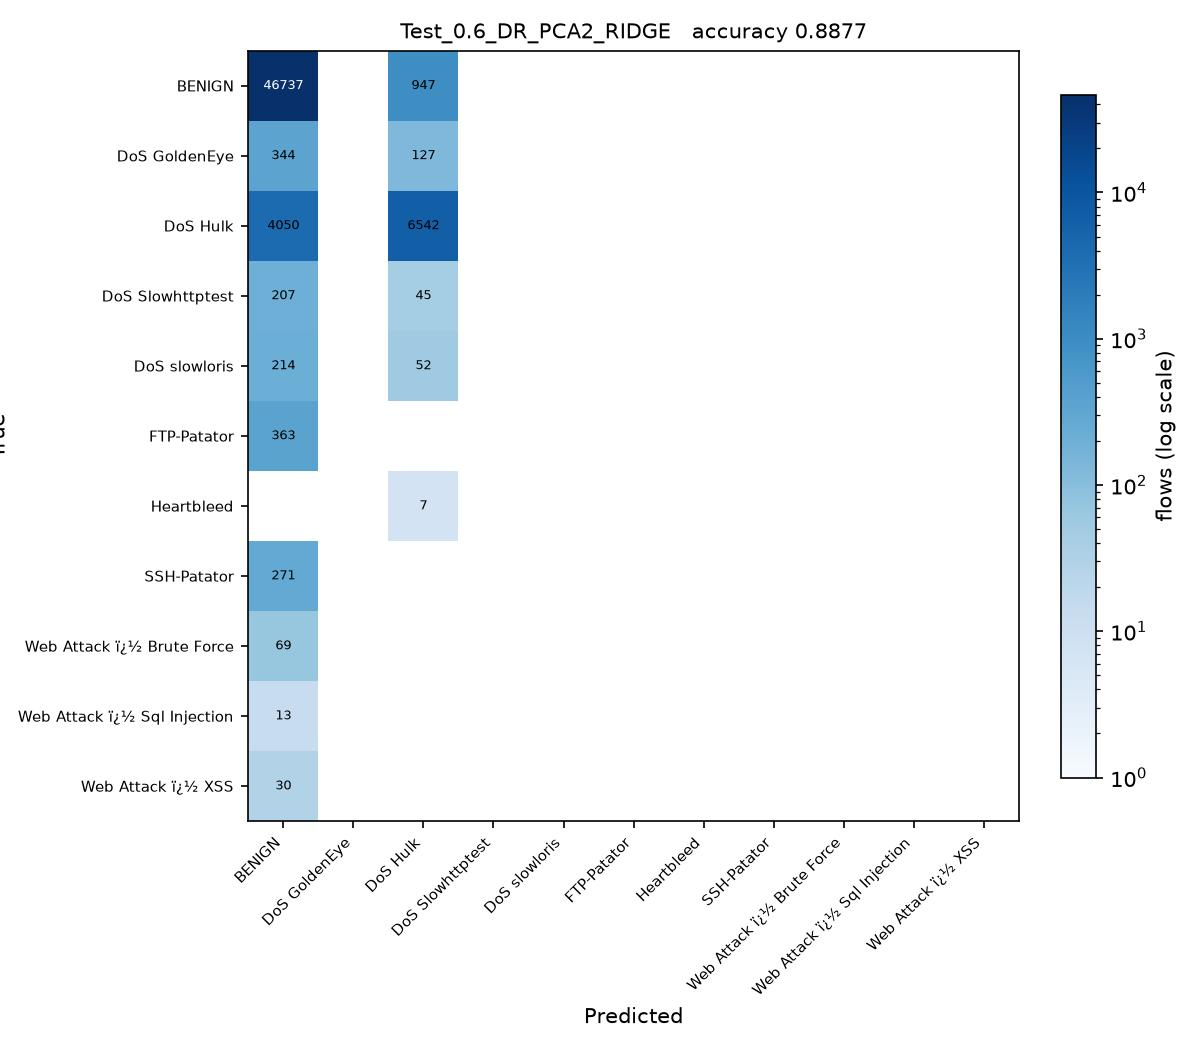

Generate this figure with Python:
# Test_0.6_DR_PCA2_RIDGE.py
#
# Test size 0.6  |  PCA, 2 components  |  Ridge Regression -> RidgeClassifier (sheet #3)
#
# This is SGDC_60_40.py with the changes marked CHANGE below and nothing else.
#
# Sheet entry 3 is Ridge(alpha=1.0), a regressor. RidgeClassifier is the
# same L2-penalised model fitted for classification. alpha is kept at 1.0.

import os
from pathlib import Path

# CHANGE 1: run from the project folder, so the CSV names below resolve, and
# read them as latin-1. The Web Attack labels contain byte 0x96, which the
# default utf-8 decoder rejects with UnicodeDecodeError.
os.chdir(Path(__file__).resolve().parent.parent)
import numpy as np
import pandas as pd

df1 = pd.read_csv(r'C:\Users\Karthika\OneDrive\Desktop\ACN_PCA_75_Runs\Scripts\Tuesday-WorkingHours.pcap_ISCX (1).csv', low_memory=True, encoding='latin-1')
df2 = pd.read_csv(r'C:\Users\Karthika\OneDrive\Desktop\ACN_PCA_75_Runs\Scripts\Wednesday-workingHours.pcap_ISCX.csv', low_memory=True, encoding='latin-1')
df3 = pd.read_csv(r'C:\Users\Karthika\OneDrive\Desktop\ACN_PCA_75_Runs\Scripts\Thursday-WorkingHours-Morning-WebAttacks.pcap_ISCX.csv', low_memory=True, encoding='latin-1')

dataset = pd.concat([df1, df2, df3], ignore_index=True)

dataset.columns = dataset.columns.str.strip()

# CHANGE 2: a stratified sample of 100000 flows, the same for every run.
# The full three captures hold about 1.3 million flows, which makes 75 runs
# impractical. At least 50 flows of every class are kept.
label = dataset.columns[-1]
dataset = pd.concat(
    [g.sample(n=min(len(g), max(50, round(100000 * len(g) / len(dataset)))), random_state=0)
     for _, g in dataset.groupby(label)],
    ignore_index=True
)

X = dataset.iloc[:, :-1]
y = dataset.iloc[:, -1]

X = X.apply(pd.to_numeric, errors='coerce')

X.replace([np.inf, -np.inf], np.nan, inplace=True)

from sklearn.impute import SimpleImputer

imputer = SimpleImputer(missing_values=np.nan, strategy='mean')
X = imputer.fit_transform(X)

from sklearn.preprocessing import LabelEncoder

labelencoder_y = LabelEncoder()
y = labelencoder_y.fit_transform(y)

from sklearn.model_selection import train_test_split

X_train, X_test, y_train, y_test = train_test_split(
    X,
    y,
    test_size=0.6,   # CHANGE 3: test size
    random_state=0,
    stratify=y
)

# CHANGE 4: PCA, from PCA_LDA_KErnel_PCA_CODE.pdf (fitted on training data only).
# PCA follows the directions of largest variance, so the features have to be on
# a common scale first, otherwise the components just track whichever column has
# the biggest units. The scaler is fitted on the training split only.
from sklearn.preprocessing import StandardScaler
from sklearn.decomposition import PCA

scaler = StandardScaler()
X_train = scaler.fit_transform(X_train)
X_test = scaler.transform(X_test)

pca = PCA(n_components=2)
X_train = pca.fit_transform(X_train)          # no labels: PCA is unsupervised
X_test = pca.transform(X_test)
print("\nVariance explained by 2 components : {:.4f}".format(pca.explained_variance_ratio_.sum()))

# CHANGE 5: Ridge Regression -> RidgeClassifier (sheet #3) in place of SGDClassifier
from sklearn.linear_model import RidgeClassifier

classifier = RidgeClassifier(
    alpha=1.0,
    random_state=0
)

classifier.fit(X_train, y_train)

y_pred = classifier.predict(X_test) 

from sklearn.metrics import confusion_matrix
from sklearn.metrics import accuracy_score
from sklearn.metrics import precision_score
from sklearn.metrics import recall_score
from sklearn.metrics import f1_score
from sklearn.metrics import classification_report

cm = confusion_matrix(y_test, y_pred)

print("Confusion Matrix:\n")
print(cm)

print("\nAccuracy : {:.4f}".format(accuracy_score(y_test, y_pred)))
print("\nPrecision : {:.4f}".format(precision_score(y_test, y_pred, average='weighted')))
print("\nRecall : {:.4f}".format(recall_score(y_test, y_pred, average='weighted')))
print("\nF1 Score : {:.4f}".format(f1_score(y_test, y_pred, average='weighted')))

print("\nClassification Report:\n")
print(classification_report(y_test, y_pred))
# CHANGE 6: save the confusion matrix as Test_0.6_DR_PCA2_RIDGE.jpg and record the result
import matplotlib
matplotlib.use('Agg')
import matplotlib.pyplot as plt
from matplotlib.colors import LogNorm

here = Path(__file__).resolve().parent
names = [str(c) for c in labelencoder_y.classes_]
fig, ax = plt.subplots(figsize=(8, 7))
im = ax.imshow(cm, cmap='Blues', norm=LogNorm(vmin=1))
ax.set_xticks(range(len(names)), names, rotation=45, ha='right', fontsize=7)
ax.set_yticks(range(len(names)), names, fontsize=7)
ax.set_xlabel('Predicted')
ax.set_ylabel('True')
ax.set_title('Test_0.6_DR_PCA2_RIDGE   accuracy {:.4f}'.format(accuracy_score(y_test, y_pred)), fontsize=10)
for i in range(cm.shape[0]):
    for j in range(cm.shape[1]):
        if cm[i, j]:
            ax.text(j, i, cm[i, j], ha='center', va='center', fontsize=6,
                    color='white' if cm[i, j] > cm.max() / 3 else 'black')
fig.colorbar(im, ax=ax, fraction=0.04, label='flows (log scale)')
fig.tight_layout()
fig.savefig(here / 'Test_0.6_DR_PCA2_RIDGE.jpg', dpi=150)
plt.close(fig)

row = pd.DataFrame([{
    'Test': 0.6, 'DR': 'PCA2', 'Clas': 'RIDGE',
    'Acc': round(accuracy_score(y_test, y_pred), 4),
    'Pre': round(precision_score(y_test, y_pred, average='weighted', zero_division=0), 4),
    'Rec': round(recall_score(y_test, y_pred, average='weighted', zero_division=0), 4),
    'F1': round(f1_score(y_test, y_pred, average='weighted', zero_division=0), 4),
    'script': 'Test_0.6_DR_PCA2_RIDGE',
}])
out = here.parent / 'results' / '75_runs.csv'
out.parent.mkdir(exist_ok=True)
if out.exists():
    old = pd.read_csv(out)
    row = pd.concat([old[old['script'] != 'Test_0.6_DR_PCA2_RIDGE'], row], ignore_index=True)
row.to_csv(out, index=False)
